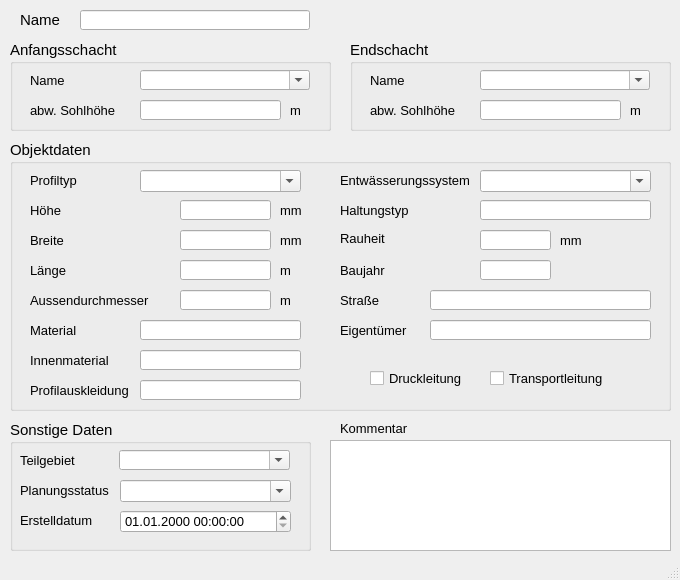
<?xml version="1.0" encoding="UTF-8"?>
<ui version="4.0">
 <class>MainWindow</class>
 <widget class="QMainWindow" name="MainWindow">
  <property name="geometry">
   <rect>
    <x>0</x>
    <y>0</y>
    <width>680</width>
    <height>580</height>
   </rect>
  </property>
  <property name="minimumSize">
   <size>
    <width>680</width>
    <height>580</height>
   </size>
  </property>
  <property name="font">
   <font>
    <family>Tahoma</family>
    <pointsize>10</pointsize>
   </font>
  </property>
  <property name="windowTitle">
   <string>Schieber</string>
  </property>
  <widget class="QWidget" name="centralwidget">
   <widget class="QLabel" name="label">
    <property name="geometry">
     <rect>
      <x>20</x>
      <y>10</y>
      <width>40</width>
      <height>20</height>
     </rect>
    </property>
    <property name="font">
     <font>
      <family>Tahoma</family>
      <pointsize>11</pointsize>
     </font>
    </property>
    <property name="text">
     <string>Name</string>
    </property>
   </widget>
   <widget class="QGroupBox" name="groupBox_3">
    <property name="geometry">
     <rect>
      <x>10</x>
      <y>420</y>
      <width>301</width>
      <height>131</height>
     </rect>
    </property>
    <property name="font">
     <font>
      <family>Tahoma</family>
      <pointsize>11</pointsize>
     </font>
    </property>
    <property name="title">
     <string>Sonstige Daten</string>
    </property>
    <widget class="QComboBox" name="teilgebiet">
     <property name="geometry">
      <rect>
       <x>109</x>
       <y>30</y>
       <width>171</width>
       <height>20</height>
      </rect>
     </property>
     <property name="font">
      <font>
       <family>Tahoma</family>
       <pointsize>10</pointsize>
      </font>
     </property>
     <property name="toolTip">
      <string>&lt;html&gt;&lt;head/&gt;&lt;body&gt;&lt;p&gt;zur Zuordnung auf ein selbstständig festgelegtes Teilgebiet&lt;/p&gt;&lt;/body&gt;&lt;/html&gt;</string>
     </property>
     <property name="statusTip">
      <string>zur Zuordnung auf ein selbstständig festgelegtes Teilgebiet</string>
     </property>
     <property name="editable">
      <bool>true</bool>
     </property>
    </widget>
    <widget class="QLabel" name="label_11">
     <property name="geometry">
      <rect>
       <x>10</x>
       <y>30</y>
       <width>71</width>
       <height>20</height>
      </rect>
     </property>
     <property name="font">
      <font>
       <family>Tahoma</family>
       <pointsize>10</pointsize>
      </font>
     </property>
     <property name="text">
      <string>Teilgebiet</string>
     </property>
     <property name="buddy">
      <cstring>simstatus</cstring>
     </property>
    </widget>
    <widget class="QComboBox" name="simstatus">
     <property name="geometry">
      <rect>
       <x>110</x>
       <y>60</y>
       <width>171</width>
       <height>22</height>
      </rect>
     </property>
     <property name="font">
      <font>
       <family>Tahoma</family>
       <pointsize>10</pointsize>
      </font>
     </property>
     <property name="toolTip">
      <string>&lt;html&gt;&lt;head/&gt;&lt;body&gt;&lt;p&gt;&lt;span style=&quot; font-family:'Calibri','sans-serif';&quot;&gt;aktueller Status (z.B. vorhanden, in Planung etc.)&lt;/span&gt;&lt;/p&gt;&lt;/body&gt;&lt;/html&gt;</string>
     </property>
     <property name="statusTip">
      <string>aktueller Status (z.B. vorhanden, in Planung etc.)</string>
     </property>
     <property name="editable">
      <bool>true</bool>
     </property>
    </widget>
    <widget class="QgsDateTimeEdit" name="createdat">
     <property name="geometry">
      <rect>
       <x>110</x>
       <y>90</y>
       <width>171</width>
       <height>23</height>
      </rect>
     </property>
     <property name="font">
      <font>
       <family>Tahoma</family>
       <pointsize>10</pointsize>
      </font>
     </property>
     <property name="currentSection">
      <enum>QDateTimeEdit::DaySection</enum>
     </property>
     <property name="displayFormat">
      <string>dd.MM.yyyy HH:mm:ss</string>
     </property>
    </widget>
    <widget class="QLabel" name="label_10">
     <property name="geometry">
      <rect>
       <x>10</x>
       <y>60</y>
       <width>111</width>
       <height>21</height>
      </rect>
     </property>
     <property name="font">
      <font>
       <family>Tahoma</family>
       <pointsize>10</pointsize>
      </font>
     </property>
     <property name="text">
      <string>Planungsstatus</string>
     </property>
     <property name="buddy">
      <cstring>simstatus</cstring>
     </property>
    </widget>
    <widget class="QLabel" name="label_71">
     <property name="geometry">
      <rect>
       <x>10</x>
       <y>90</y>
       <width>151</width>
       <height>21</height>
      </rect>
     </property>
     <property name="font">
      <font>
       <family>Tahoma</family>
       <pointsize>10</pointsize>
      </font>
     </property>
     <property name="text">
      <string>Erstelldatum</string>
     </property>
    </widget>
   </widget>
   <widget class="QGroupBox" name="groupBox_2">
    <property name="geometry">
     <rect>
      <x>10</x>
      <y>40</y>
      <width>321</width>
      <height>91</height>
     </rect>
    </property>
    <property name="font">
     <font>
      <family>Tahoma</family>
      <pointsize>11</pointsize>
     </font>
    </property>
    <property name="title">
     <string>Anfangsschacht</string>
    </property>
    <widget class="QComboBox" name="schoben">
     <property name="geometry">
      <rect>
       <x>130</x>
       <y>30</y>
       <width>170</width>
       <height>20</height>
      </rect>
     </property>
     <property name="font">
      <font>
       <family>Tahoma</family>
       <pointsize>10</pointsize>
      </font>
     </property>
     <property name="toolTip">
      <string>&lt;html&gt;&lt;head/&gt;&lt;body&gt;&lt;p&gt;Name des oberen Schachts&lt;/p&gt;&lt;/body&gt;&lt;/html&gt;</string>
     </property>
     <property name="statusTip">
      <string>Name des oberen Schachts</string>
     </property>
     <property name="editable">
      <bool>true</bool>
     </property>
    </widget>
    <widget class="QLabel" name="label_3">
     <property name="geometry">
      <rect>
       <x>20</x>
       <y>30</y>
       <width>90</width>
       <height>20</height>
      </rect>
     </property>
     <property name="font">
      <font>
       <family>Tahoma</family>
       <pointsize>10</pointsize>
      </font>
     </property>
     <property name="text">
      <string>Name</string>
     </property>
    </widget>
    <widget class="QLabel" name="label_28">
     <property name="geometry">
      <rect>
       <x>20</x>
       <y>60</y>
       <width>101</width>
       <height>21</height>
      </rect>
     </property>
     <property name="font">
      <font>
       <family>Tahoma</family>
       <pointsize>10</pointsize>
      </font>
     </property>
     <property name="text">
      <string>abw. Sohlhöhe</string>
     </property>
    </widget>
    <widget class="QLabel" name="label_18">
     <property name="geometry">
      <rect>
       <x>280</x>
       <y>60</y>
       <width>21</width>
       <height>21</height>
      </rect>
     </property>
     <property name="font">
      <font>
       <family>Tahoma</family>
       <pointsize>10</pointsize>
      </font>
     </property>
     <property name="text">
      <string>m</string>
     </property>
    </widget>
    <widget class="QLineEdit" name="sohleoben">
     <property name="geometry">
      <rect>
       <x>130</x>
       <y>60</y>
       <width>141</width>
       <height>20</height>
      </rect>
     </property>
     <property name="font">
      <font>
       <family>Tahoma</family>
       <pointsize>10</pointsize>
      </font>
     </property>
     <property name="toolTip">
      <string>&lt;html&gt;&lt;head/&gt;&lt;body&gt;&lt;p&gt;von Schachtsohle abweichende Sohlhöhe&lt;/p&gt;&lt;/body&gt;&lt;/html&gt;</string>
     </property>
     <property name="statusTip">
      <string>von Schachtsohle abweichende Sohlhöhe</string>
     </property>
    </widget>
   </widget>
   <widget class="QLabel" name="label_22">
    <property name="geometry">
     <rect>
      <x>340</x>
      <y>420</y>
      <width>81</width>
      <height>16</height>
     </rect>
    </property>
    <property name="font">
     <font>
      <family>Tahoma</family>
      <pointsize>10</pointsize>
     </font>
    </property>
    <property name="text">
     <string>Kommentar</string>
    </property>
   </widget>
   <widget class="QTextEdit" name="kommentar">
    <property name="geometry">
     <rect>
      <x>330</x>
      <y>440</y>
      <width>341</width>
      <height>111</height>
     </rect>
    </property>
    <property name="font">
     <font>
      <family>Tahoma</family>
      <pointsize>10</pointsize>
     </font>
    </property>
    <property name="toolTip">
     <string>&lt;html&gt;&lt;head/&gt;&lt;body&gt;&lt;p&gt;&lt;span style=&quot; font-family:'Calibri','sans-serif';&quot;&gt;Platz für eigene Kommentare.&lt;/span&gt;&lt;/p&gt;&lt;/body&gt;&lt;/html&gt;</string>
    </property>
    <property name="statusTip">
     <string>Platz für eigene Kommentare.</string>
    </property>
   </widget>
   <widget class="QLineEdit" name="haltnam">
    <property name="geometry">
     <rect>
      <x>80</x>
      <y>10</y>
      <width>230</width>
      <height>20</height>
     </rect>
    </property>
    <property name="font">
     <font>
      <family>Tahoma</family>
      <pointsize>11</pointsize>
     </font>
    </property>
    <property name="toolTip">
     <string>&lt;html&gt;&lt;head/&gt;&lt;body&gt;&lt;p&gt;Eindeutige Bezeichnung&lt;/p&gt;&lt;/body&gt;&lt;/html&gt;</string>
    </property>
    <property name="statusTip">
     <string>Eindeutige Bezeichnung</string>
    </property>
   </widget>
   <widget class="QGroupBox" name="groupBox_4">
    <property name="geometry">
     <rect>
      <x>350</x>
      <y>40</y>
      <width>321</width>
      <height>91</height>
     </rect>
    </property>
    <property name="font">
     <font>
      <family>Tahoma</family>
      <pointsize>11</pointsize>
     </font>
    </property>
    <property name="title">
     <string>Endschacht</string>
    </property>
    <widget class="QComboBox" name="schunten">
     <property name="geometry">
      <rect>
       <x>130</x>
       <y>30</y>
       <width>170</width>
       <height>20</height>
      </rect>
     </property>
     <property name="font">
      <font>
       <family>Tahoma</family>
       <pointsize>10</pointsize>
      </font>
     </property>
     <property name="toolTip">
      <string>&lt;html&gt;&lt;head/&gt;&lt;body&gt;&lt;p&gt;Name des unteren Schachts&lt;/p&gt;&lt;/body&gt;&lt;/html&gt;</string>
     </property>
     <property name="statusTip">
      <string>Name des unteren Schachts</string>
     </property>
     <property name="editable">
      <bool>true</bool>
     </property>
    </widget>
    <widget class="QLabel" name="label_9">
     <property name="geometry">
      <rect>
       <x>20</x>
       <y>30</y>
       <width>100</width>
       <height>20</height>
      </rect>
     </property>
     <property name="font">
      <font>
       <family>Tahoma</family>
       <pointsize>10</pointsize>
      </font>
     </property>
     <property name="text">
      <string>Name</string>
     </property>
    </widget>
    <widget class="QLabel" name="label_29">
     <property name="geometry">
      <rect>
       <x>20</x>
       <y>60</y>
       <width>91</width>
       <height>21</height>
      </rect>
     </property>
     <property name="font">
      <font>
       <family>Tahoma</family>
       <pointsize>10</pointsize>
      </font>
     </property>
     <property name="text">
      <string>abw. Sohlhöhe</string>
     </property>
    </widget>
    <widget class="QLineEdit" name="sohleunten">
     <property name="geometry">
      <rect>
       <x>130</x>
       <y>60</y>
       <width>141</width>
       <height>20</height>
      </rect>
     </property>
     <property name="font">
      <font>
       <family>Tahoma</family>
       <pointsize>10</pointsize>
      </font>
     </property>
     <property name="toolTip">
      <string>&lt;html&gt;&lt;head/&gt;&lt;body&gt;&lt;p&gt;von Schachtsohle abweichende Sohlhöhe&lt;/p&gt;&lt;/body&gt;&lt;/html&gt;</string>
     </property>
     <property name="statusTip">
      <string>von Schachtsohle abweichende Sohlhöhe</string>
     </property>
    </widget>
    <widget class="QLabel" name="label_19">
     <property name="geometry">
      <rect>
       <x>280</x>
       <y>60</y>
       <width>21</width>
       <height>21</height>
      </rect>
     </property>
     <property name="font">
      <font>
       <family>Tahoma</family>
       <pointsize>10</pointsize>
      </font>
     </property>
     <property name="text">
      <string>m</string>
     </property>
    </widget>
   </widget>
   <widget class="QGroupBox" name="groupBox_5">
    <property name="geometry">
     <rect>
      <x>10</x>
      <y>140</y>
      <width>661</width>
      <height>271</height>
     </rect>
    </property>
    <property name="font">
     <font>
      <family>Tahoma</family>
      <pointsize>11</pointsize>
     </font>
    </property>
    <property name="title">
     <string>Objektdaten</string>
    </property>
    <widget class="QLabel" name="label_21">
     <property name="geometry">
      <rect>
       <x>270</x>
       <y>120</y>
       <width>31</width>
       <height>21</height>
      </rect>
     </property>
     <property name="font">
      <font>
       <family>Tahoma</family>
       <pointsize>10</pointsize>
      </font>
     </property>
     <property name="text">
      <string>m </string>
     </property>
    </widget>
    <widget class="QLabel" name="label_17">
     <property name="geometry">
      <rect>
       <x>20</x>
       <y>110</y>
       <width>151</width>
       <height>41</height>
      </rect>
     </property>
     <property name="font">
      <font>
       <family>Tahoma</family>
       <pointsize>10</pointsize>
      </font>
     </property>
     <property name="text">
      <string>Länge</string>
     </property>
    </widget>
    <widget class="QLabel" name="label_70">
     <property name="geometry">
      <rect>
       <x>550</x>
       <y>90</y>
       <width>46</width>
       <height>21</height>
      </rect>
     </property>
     <property name="font">
      <font>
       <family>Tahoma</family>
       <pointsize>10</pointsize>
      </font>
     </property>
     <property name="text">
      <string>mm</string>
     </property>
    </widget>
    <widget class="QLabel" name="label_54">
     <property name="geometry">
      <rect>
       <x>20</x>
       <y>30</y>
       <width>91</width>
       <height>21</height>
      </rect>
     </property>
     <property name="font">
      <font>
       <family>Tahoma</family>
       <pointsize>10</pointsize>
      </font>
     </property>
     <property name="text">
      <string>Profiltyp</string>
     </property>
    </widget>
    <widget class="QLineEdit" name="innenmaterial">
     <property name="geometry">
      <rect>
       <x>130</x>
       <y>210</y>
       <width>161</width>
       <height>20</height>
      </rect>
     </property>
     <property name="toolTip">
      <string>&lt;html&gt;&lt;head/&gt;&lt;body&gt;&lt;p&gt;Innenmaterial&lt;/p&gt;&lt;/body&gt;&lt;/html&gt;</string>
     </property>
     <property name="statusTip">
      <string>Innenmaterial</string>
     </property>
    </widget>
    <widget class="QLabel" name="label_52">
     <property name="geometry">
      <rect>
       <x>330</x>
       <y>30</y>
       <width>151</width>
       <height>21</height>
      </rect>
     </property>
     <property name="font">
      <font>
       <family>Tahoma</family>
       <pointsize>10</pointsize>
      </font>
     </property>
     <property name="text">
      <string>Entwässerungssystem</string>
     </property>
    </widget>
    <widget class="QLineEdit" name="profilauskleidung">
     <property name="geometry">
      <rect>
       <x>130</x>
       <y>240</y>
       <width>161</width>
       <height>20</height>
      </rect>
     </property>
     <property name="toolTip">
      <string>&lt;html&gt;&lt;head/&gt;&lt;body&gt;&lt;p&gt;Profilauskleidung&lt;/p&gt;&lt;/body&gt;&lt;/html&gt;</string>
     </property>
     <property name="statusTip">
      <string>Profilauskleidung</string>
     </property>
    </widget>
    <widget class="QLineEdit" name="material">
     <property name="geometry">
      <rect>
       <x>130</x>
       <y>180</y>
       <width>161</width>
       <height>20</height>
      </rect>
     </property>
     <property name="toolTip">
      <string>&lt;html&gt;&lt;head/&gt;&lt;body&gt;&lt;p&gt;Material&lt;/p&gt;&lt;/body&gt;&lt;/html&gt;</string>
     </property>
     <property name="statusTip">
      <string>Material</string>
     </property>
    </widget>
    <widget class="QLineEdit" name="ks">
     <property name="geometry">
      <rect>
       <x>470</x>
       <y>90</y>
       <width>71</width>
       <height>20</height>
      </rect>
     </property>
     <property name="font">
      <font>
       <family>Tahoma</family>
       <pointsize>10</pointsize>
      </font>
     </property>
     <property name="toolTip">
      <string>&lt;html&gt;&lt;head/&gt;&lt;body&gt;&lt;p&gt;Absolute Rauheit gemäß Prandtl-Colebrook&lt;/p&gt;&lt;/body&gt;&lt;/html&gt;</string>
     </property>
     <property name="statusTip">
      <string>Absolute Rauheit gemäß Prandtl-Colebrook</string>
     </property>
    </widget>
    <widget class="QLabel" name="label_24">
     <property name="geometry">
      <rect>
       <x>20</x>
       <y>240</y>
       <width>101</width>
       <height>21</height>
      </rect>
     </property>
     <property name="font">
      <font>
       <family>Tahoma</family>
       <pointsize>10</pointsize>
      </font>
     </property>
     <property name="text">
      <string>Profilauskleidung</string>
     </property>
    </widget>
    <widget class="QLabel" name="label_20">
     <property name="geometry">
      <rect>
       <x>270</x>
       <y>90</y>
       <width>31</width>
       <height>21</height>
      </rect>
     </property>
     <property name="font">
      <font>
       <family>Tahoma</family>
       <pointsize>10</pointsize>
      </font>
     </property>
     <property name="text">
      <string>mm</string>
     </property>
    </widget>
    <widget class="QLabel" name="label_25">
     <property name="geometry">
      <rect>
       <x>20</x>
       <y>210</y>
       <width>101</width>
       <height>21</height>
      </rect>
     </property>
     <property name="font">
      <font>
       <family>Tahoma</family>
       <pointsize>10</pointsize>
      </font>
     </property>
     <property name="text">
      <string>Innenmaterial</string>
     </property>
    </widget>
    <widget class="QLabel" name="label_61">
     <property name="geometry">
      <rect>
       <x>330</x>
       <y>90</y>
       <width>101</width>
       <height>16</height>
      </rect>
     </property>
     <property name="font">
      <font>
       <family>Tahoma</family>
       <pointsize>10</pointsize>
      </font>
     </property>
     <property name="text">
      <string>Rauheit</string>
     </property>
    </widget>
    <widget class="QLabel" name="label_12">
     <property name="geometry">
      <rect>
       <x>330</x>
       <y>120</y>
       <width>101</width>
       <height>21</height>
      </rect>
     </property>
     <property name="font">
      <font>
       <family>Tahoma</family>
       <pointsize>10</pointsize>
      </font>
     </property>
     <property name="text">
      <string>Baujahr</string>
     </property>
    </widget>
    <widget class="QLineEdit" name="hoehe">
     <property name="geometry">
      <rect>
       <x>170</x>
       <y>60</y>
       <width>91</width>
       <height>20</height>
      </rect>
     </property>
     <property name="font">
      <font>
       <family>Tahoma</family>
       <pointsize>10</pointsize>
      </font>
     </property>
     <property name="toolTip">
      <string/>
     </property>
     <property name="statusTip">
      <string/>
     </property>
    </widget>
    <widget class="QComboBox" name="profilnam">
     <property name="geometry">
      <rect>
       <x>130</x>
       <y>30</y>
       <width>161</width>
       <height>22</height>
      </rect>
     </property>
     <property name="font">
      <font>
       <family>Tahoma</family>
       <pointsize>10</pointsize>
      </font>
     </property>
     <property name="toolTip">
      <string>&lt;html&gt;&lt;head/&gt;&lt;body&gt;&lt;p&gt;Profil der Haltung gem. HE&lt;/p&gt;&lt;/body&gt;&lt;/html&gt;</string>
     </property>
     <property name="statusTip">
      <string>Profil der Haltung gem. HE</string>
     </property>
     <property name="editable">
      <bool>true</bool>
     </property>
    </widget>
    <widget class="QLabel" name="label_7">
     <property name="geometry">
      <rect>
       <x>20</x>
       <y>90</y>
       <width>101</width>
       <height>21</height>
      </rect>
     </property>
     <property name="font">
      <font>
       <family>Tahoma</family>
       <pointsize>10</pointsize>
      </font>
     </property>
     <property name="text">
      <string>Breite</string>
     </property>
    </widget>
    <widget class="QLabel" name="label_16">
     <property name="geometry">
      <rect>
       <x>270</x>
       <y>60</y>
       <width>31</width>
       <height>21</height>
      </rect>
     </property>
     <property name="font">
      <font>
       <family>Tahoma</family>
       <pointsize>10</pointsize>
      </font>
     </property>
     <property name="text">
      <string>mm</string>
     </property>
    </widget>
    <widget class="QComboBox" name="entwart">
     <property name="geometry">
      <rect>
       <x>470</x>
       <y>30</y>
       <width>171</width>
       <height>22</height>
      </rect>
     </property>
     <property name="font">
      <font>
       <family>Tahoma</family>
       <pointsize>10</pointsize>
      </font>
     </property>
     <property name="toolTip">
      <string>&lt;html&gt;&lt;head/&gt;&lt;body&gt;&lt;p&gt;vorh. Entwässerungssystem (z.B. Mischwasser, Regenwasser etc.)&lt;/p&gt;&lt;/body&gt;&lt;/html&gt;</string>
     </property>
     <property name="statusTip">
      <string>vorh. Entwässerungssystem (z.B. Mischwasser, Regenwasser etc.)</string>
     </property>
     <property name="editable">
      <bool>true</bool>
     </property>
    </widget>
    <widget class="QLineEdit" name="laenge">
     <property name="geometry">
      <rect>
       <x>170</x>
       <y>120</y>
       <width>91</width>
       <height>20</height>
      </rect>
     </property>
     <property name="font">
      <font>
       <family>Tahoma</family>
       <pointsize>10</pointsize>
      </font>
     </property>
     <property name="toolTip">
      <string/>
     </property>
     <property name="statusTip">
      <string/>
     </property>
    </widget>
    <widget class="QLineEdit" name="aussendurchmesser">
     <property name="geometry">
      <rect>
       <x>170</x>
       <y>150</y>
       <width>91</width>
       <height>20</height>
      </rect>
     </property>
     <property name="toolTip">
      <string>&lt;html&gt;&lt;head/&gt;&lt;body&gt;&lt;p&gt;Aussendurchmesser&lt;/p&gt;&lt;/body&gt;&lt;/html&gt;</string>
     </property>
     <property name="statusTip">
      <string>Aussendurchmesser</string>
     </property>
    </widget>
    <widget class="QLabel" name="label_14">
     <property name="geometry">
      <rect>
       <x>20</x>
       <y>150</y>
       <width>121</width>
       <height>21</height>
      </rect>
     </property>
     <property name="font">
      <font>
       <family>Tahoma</family>
       <pointsize>10</pointsize>
      </font>
     </property>
     <property name="text">
      <string>Aussendurchmesser</string>
     </property>
    </widget>
    <widget class="QLineEdit" name="breite">
     <property name="geometry">
      <rect>
       <x>170</x>
       <y>90</y>
       <width>91</width>
       <height>20</height>
      </rect>
     </property>
     <property name="font">
      <font>
       <family>Tahoma</family>
       <pointsize>10</pointsize>
      </font>
     </property>
     <property name="toolTip">
      <string/>
     </property>
     <property name="statusTip">
      <string/>
     </property>
    </widget>
    <widget class="QLineEdit" name="baujahr">
     <property name="geometry">
      <rect>
       <x>470</x>
       <y>120</y>
       <width>71</width>
       <height>20</height>
      </rect>
     </property>
     <property name="toolTip">
      <string>&lt;html&gt;&lt;head/&gt;&lt;body&gt;&lt;p&gt;Baujahr&lt;/p&gt;&lt;/body&gt;&lt;/html&gt;</string>
     </property>
     <property name="statusTip">
      <string>Baujahr</string>
     </property>
    </widget>
    <widget class="QLabel" name="label_6">
     <property name="geometry">
      <rect>
       <x>20</x>
       <y>60</y>
       <width>101</width>
       <height>21</height>
      </rect>
     </property>
     <property name="font">
      <font>
       <family>Tahoma</family>
       <pointsize>10</pointsize>
      </font>
     </property>
     <property name="text">
      <string>Höhe</string>
     </property>
    </widget>
    <widget class="QLabel" name="label_23">
     <property name="geometry">
      <rect>
       <x>20</x>
       <y>180</y>
       <width>101</width>
       <height>21</height>
      </rect>
     </property>
     <property name="font">
      <font>
       <family>Tahoma</family>
       <pointsize>10</pointsize>
      </font>
     </property>
     <property name="text">
      <string>Material</string>
     </property>
    </widget>
    <widget class="QLabel" name="label_27">
     <property name="geometry">
      <rect>
       <x>270</x>
       <y>150</y>
       <width>31</width>
       <height>21</height>
      </rect>
     </property>
     <property name="font">
      <font>
       <family>Tahoma</family>
       <pointsize>10</pointsize>
      </font>
     </property>
     <property name="text">
      <string>m</string>
     </property>
    </widget>
    <widget class="QLabel" name="label_13">
     <property name="geometry">
      <rect>
       <x>330</x>
       <y>60</y>
       <width>101</width>
       <height>21</height>
      </rect>
     </property>
     <property name="font">
      <font>
       <family>Tahoma</family>
       <pointsize>10</pointsize>
      </font>
     </property>
     <property name="text">
      <string>Haltungstyp</string>
     </property>
    </widget>
    <widget class="QLineEdit" name="haltungstyp">
     <property name="geometry">
      <rect>
       <x>470</x>
       <y>60</y>
       <width>171</width>
       <height>20</height>
      </rect>
     </property>
    </widget>
    <widget class="QLineEdit" name="eigentum">
     <property name="geometry">
      <rect>
       <x>420</x>
       <y>180</y>
       <width>221</width>
       <height>20</height>
      </rect>
     </property>
     <property name="toolTip">
      <string>&lt;html&gt;&lt;head/&gt;&lt;body&gt;&lt;p&gt;Eigentümer&lt;/p&gt;&lt;/body&gt;&lt;/html&gt;</string>
     </property>
     <property name="statusTip">
      <string>Eigentümer</string>
     </property>
    </widget>
    <widget class="QLabel" name="label_66">
     <property name="geometry">
      <rect>
       <x>330</x>
       <y>150</y>
       <width>100</width>
       <height>20</height>
      </rect>
     </property>
     <property name="font">
      <font>
       <family>Tahoma</family>
       <pointsize>10</pointsize>
      </font>
     </property>
     <property name="text">
      <string>Straße</string>
     </property>
    </widget>
    <widget class="QLineEdit" name="strasse">
     <property name="geometry">
      <rect>
       <x>420</x>
       <y>150</y>
       <width>221</width>
       <height>20</height>
      </rect>
     </property>
     <property name="toolTip">
      <string>&lt;html&gt;&lt;head/&gt;&lt;body&gt;&lt;p&gt;Straßenname&lt;/p&gt;&lt;/body&gt;&lt;/html&gt;</string>
     </property>
     <property name="statusTip">
      <string>Straßenname</string>
     </property>
    </widget>
    <widget class="QLabel" name="label_65">
     <property name="geometry">
      <rect>
       <x>330</x>
       <y>180</y>
       <width>100</width>
       <height>20</height>
      </rect>
     </property>
     <property name="font">
      <font>
       <family>Tahoma</family>
       <pointsize>10</pointsize>
      </font>
     </property>
     <property name="text">
      <string>Eigentümer</string>
     </property>
    </widget>
    <widget class="QCheckBox" name="transport">
     <property name="geometry">
      <rect>
       <x>480</x>
       <y>230</y>
       <width>151</width>
       <height>17</height>
      </rect>
     </property>
     <property name="font">
      <font>
       <family>Tahoma</family>
       <pointsize>10</pointsize>
      </font>
     </property>
     <property name="toolTip">
      <string>&lt;html&gt;&lt;head/&gt;&lt;body&gt;&lt;p&gt;Transportkanal ohne Regen- und Schmutzwasseranschlüsse&lt;/p&gt;&lt;/body&gt;&lt;/html&gt;</string>
     </property>
     <property name="statusTip">
      <string>Transportkanal ohne Regen- und Schmutzwasseranschlüsse</string>
     </property>
     <property name="whatsThis">
      <string>&lt;html&gt;&lt;head/&gt;&lt;body&gt;&lt;p&gt;Transportkanal ohne Regen- und Schmutzwasseranschlüsse&lt;/p&gt;&lt;/body&gt;&lt;/html&gt;</string>
     </property>
     <property name="layoutDirection">
      <enum>Qt::LeftToRight</enum>
     </property>
     <property name="text">
      <string>Transportleitung</string>
     </property>
    </widget>
    <widget class="QCheckBox" name="druckdicht">
     <property name="geometry">
      <rect>
       <x>360</x>
       <y>230</y>
       <width>101</width>
       <height>17</height>
      </rect>
     </property>
     <property name="font">
      <font>
       <family>Tahoma</family>
       <pointsize>10</pointsize>
      </font>
     </property>
     <property name="toolTip">
      <string>&lt;html&gt;&lt;head/&gt;&lt;body&gt;&lt;p&gt;Druckleitung&lt;/p&gt;&lt;/body&gt;&lt;/html&gt;</string>
     </property>
     <property name="statusTip">
      <string>Druckleitung</string>
     </property>
     <property name="layoutDirection">
      <enum>Qt::LeftToRight</enum>
     </property>
     <property name="text">
      <string>Druckleitung</string>
     </property>
    </widget>
   </widget>
  </widget>
  <widget class="QMenuBar" name="menubar">
   <property name="geometry">
    <rect>
     <x>0</x>
     <y>0</y>
     <width>680</width>
     <height>22</height>
    </rect>
   </property>
  </widget>
  <widget class="QStatusBar" name="statusbar"/>
 </widget>
 <customwidgets>
  <customwidget>
   <class>QgsDateTimeEdit</class>
   <extends>QDateTimeEdit</extends>
   <header>qgsdatetimeedit.h</header>
  </customwidget>
 </customwidgets>
 <resources/>
 <connections/>
</ui>
